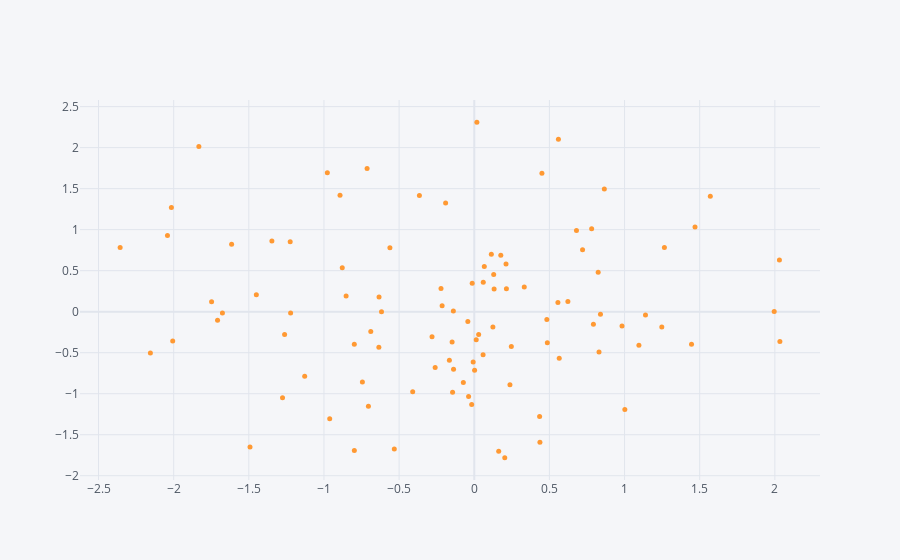

This figure's notebook cell:
### Code cell
df.iplot(kind="scatter",x="A",y="B",mode="markers",size=5)
